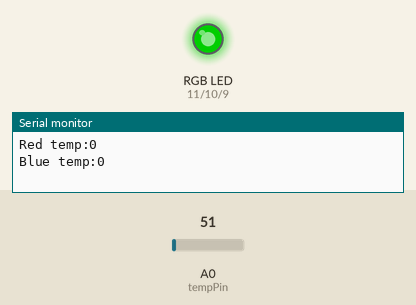
A sketch run on a simulated Arduino Uno, built with avr-gcc and run on an emulated ATmega328P. Parts: an RGB LED mixed from three pins (HIGH = lit), the last lines printed to the serial monitor. The test bench sets the inputs (shaded band); at power-on: A0 (tempPin) = 51. Dim RGB values are drawn brighter than linear.

Above: at 1.3 s.
1.4 s: A0 (tempPin) set to 61
At 2.1 s:
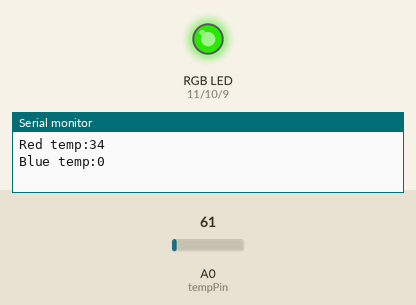
3.0 s: A0 (tempPin) set to 71
At 3.4 s:
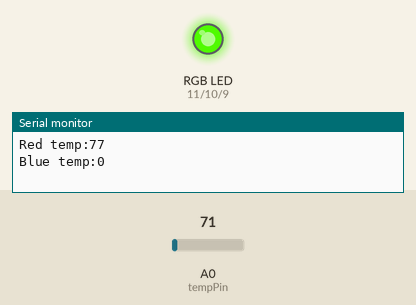
4.5 s: A0 (tempPin) set to 86
At 5.7 s:
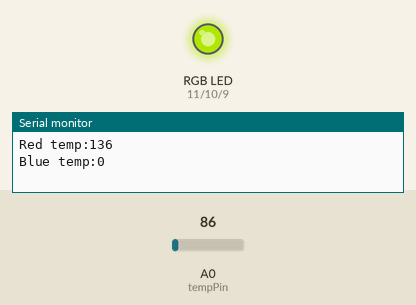
6.0 s: A0 (tempPin) set to 93
At 7.1 s:
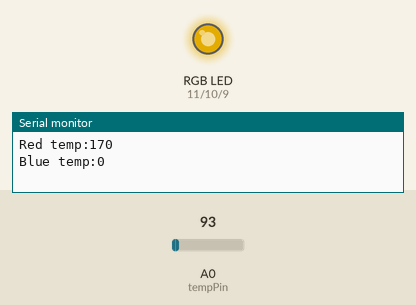
7.5 s: A0 (tempPin) set to 108
At 8.4 s:
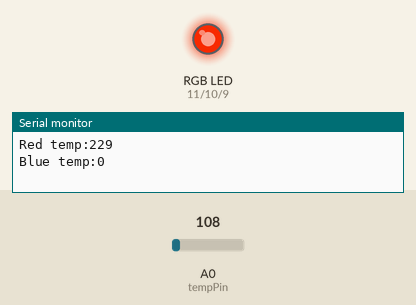
9.0 s: A0 (tempPin) set to 15
At 9.7 s:
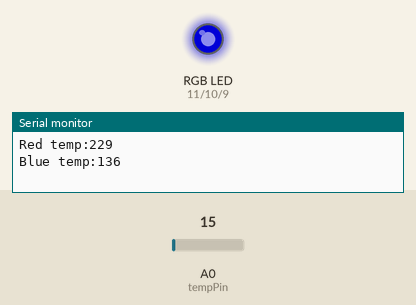
Timing chart, 0 to 11.5 s (numbered marks = the images above; inputs shaded):
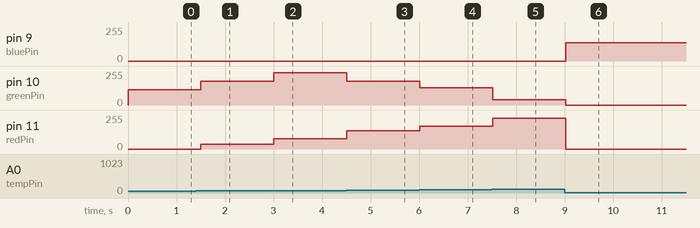

The sketch:

LED__LM35.ino
```cpp
float tempC;
int tempPin = 0;
int redPin= 11;
int greenPin= 10;
int bluePin= 9;

int blueTemp= 0; int greenTemp= 0; int redTemp= 0;

void setup()
{
Serial.begin(9600); //opens serial port, sets data rate to 9600 bps
}

void loop()
{
tempC = analogRead(tempPin);           //read the value from the sensor
tempC = (5.0 * tempC * 100.0)/1024.0;
Serial.print("Temperatura:" );//convert the analog data to temperature
Serial.println((byte)tempC);             //send the data to the computer

if(tempC<5){
analogWrite(bluePin, 255);}
else if(tempC>0&&tempC<=15){
blueTemp= map(tempC, 0, 15, 255, 0);
analogWrite(bluePin, blueTemp);}
else if(tempC>15){
analogWrite(bluePin, 0);}

if(tempC<15){
analogWrite(greenPin, 0);}
else if(tempC>15&&tempC<=35){
greenTemp = map(tempC, 15, 35, 1, 254);
analogWrite(greenPin, greenTemp);}
else if(tempC>35&&tempC<=55){
greenTemp = map(tempC, 35, 55, 255, 0);
analogWrite(greenPin, greenTemp);}
else if(tempC>55){
analogWrite(greenPin, 0);}

if(tempC<25){
analogWrite(redPin, 0);}
else if(tempC>=25){
redTemp= map(tempC, 25, 55, 1, 255);
analogWrite(redPin, redTemp);}
else if(tempC>55){
analogWrite(redPin, 255);}
Serial.print("Green temp:" );
Serial.println(greenTemp);
Serial.print("Red temp:" );
Serial.println(redTemp);
Serial.print("Blue temp:" );
Serial.println(blueTemp);
Serial.println(" ");
delay(500);                           //wait 200 ms before sending new data
}
```

Measured:
- the behaviour switches between 98 and 99 on A0 (tempPin) (found by bisection; images 4 and 5)
- after the input at 1.4 s, pin 10 (greenPin): 114/255 → 178/255 after 0.10 s; pin 11 (redPin): 0/255 → 34/255 after 0.10 s
- after the input at 3.0 s, pin 10 (greenPin): 178/255 → 241/255 at once; pin 11 (redPin): 34/255 → 77/255 at once
- after the input at 4.5 s, pin 10 (greenPin): 241/255 → 179/255 at once; pin 11 (redPin): 77/255 → 136/255 at once
- after the input at 6.0 s, pin 10 (greenPin): 179/255 → 128/255 at once; pin 11 (redPin): 136/255 → 170/255 at once
- after the input at 7.5 s, pin 10 (greenPin): 128/255 → 39/255 at once; pin 11 (redPin): 170/255 → 229/255 at once
- after the input at 9.0 s, pin 9 (bluePin): 0/255 → 136/255 at once; pin 10 (greenPin): 39/255 → 0/255 at once; pin 11 (redPin): 229/255 → 0/255 at once
